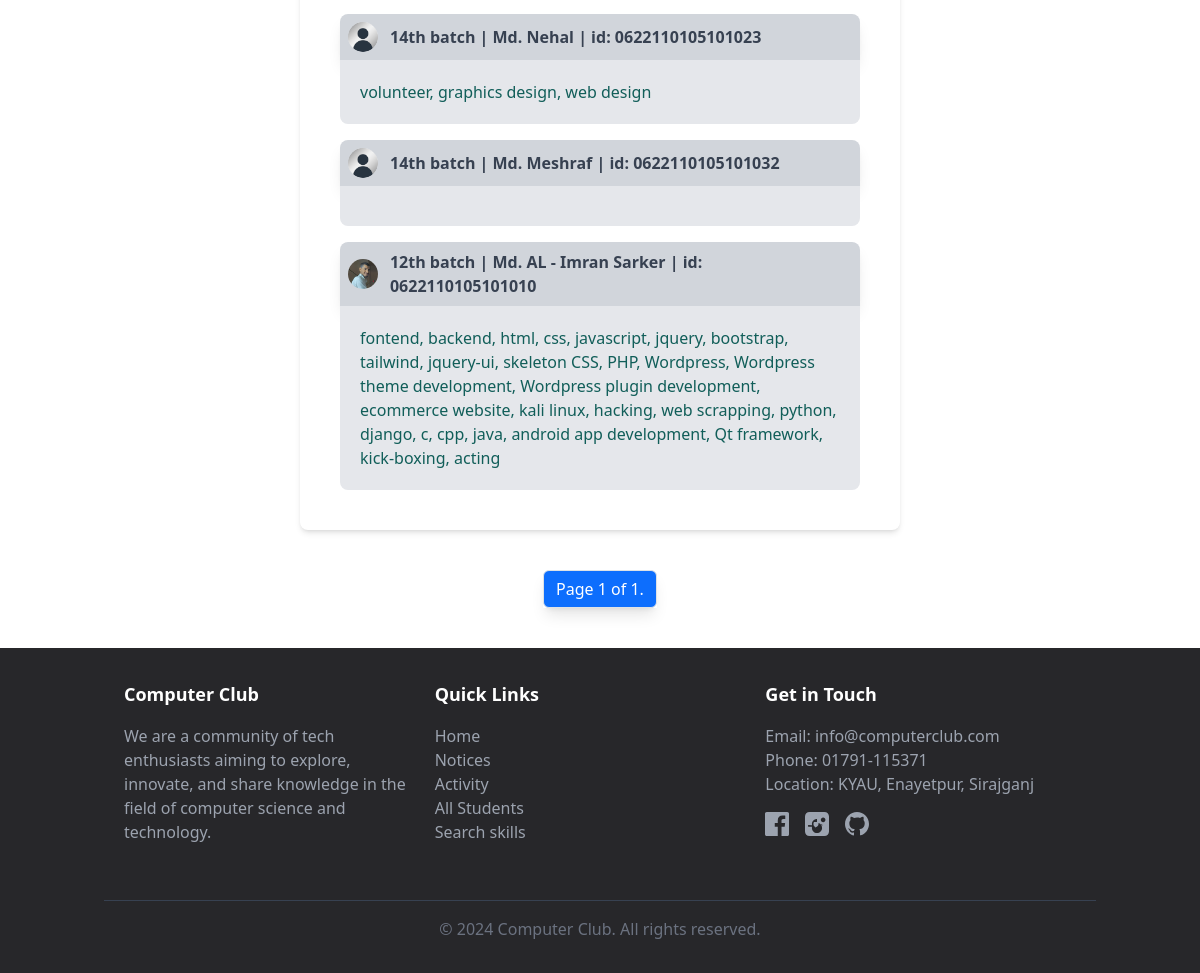
Page /students/search_skills/ (lower part) on the earlier database version.
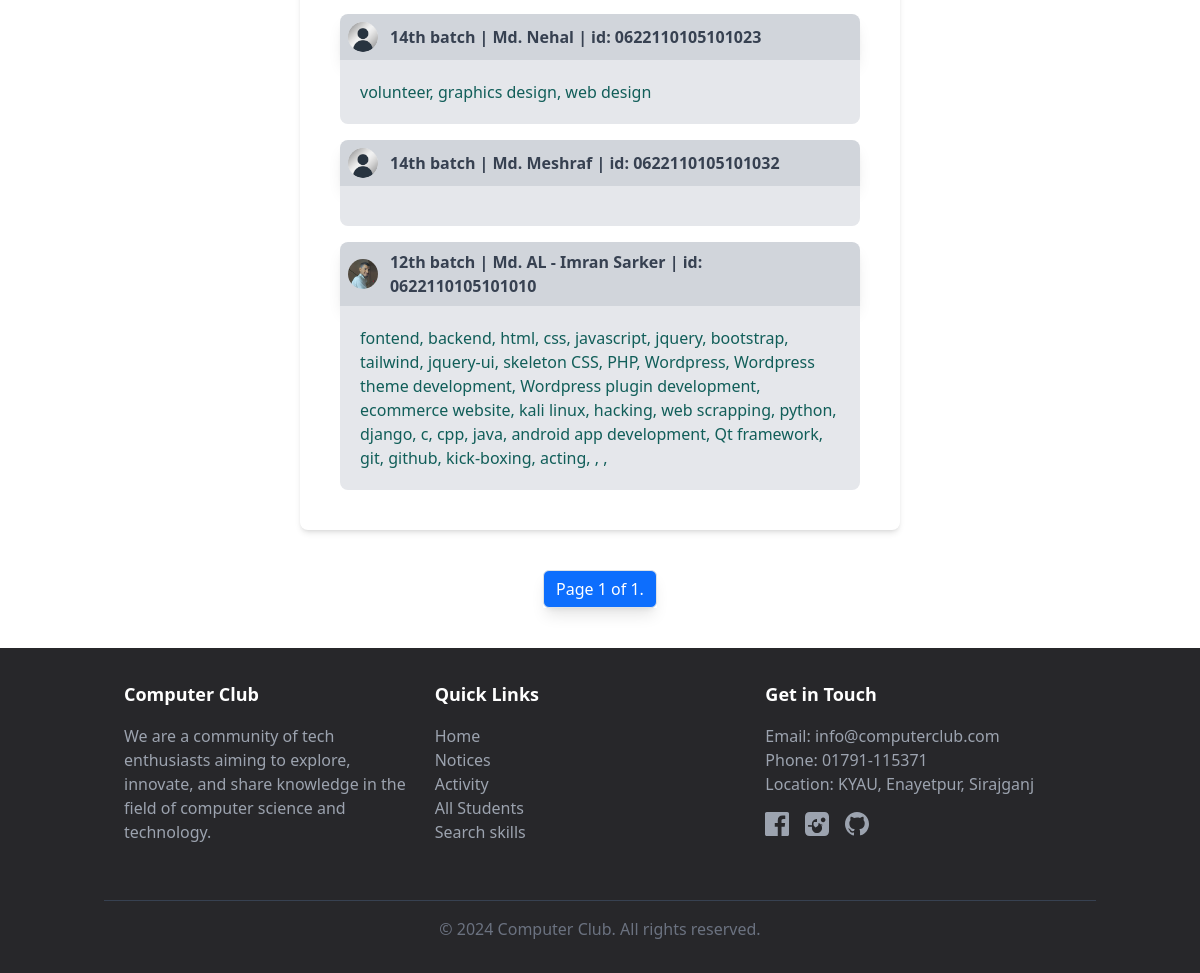
Same page on the later database version.
### students/models.py (models this page shows, shortened)
class Student_Model(models.Model):
    photo = models.ImageField(upload_to='students_profile_pic', blank=True, null=True)
    user = models.OneToOneField(User, related_name='profile', on_delete=models.CASCADE)
    name = models.CharField(max_length=40)
    batch = models.IntegerField(blank=True, null=True)
    std_id = models.CharField(max_length=16)
    description = models.TextField(blank=True, null=True)
    cv = models.FileField(upload_to='students_cv/', blank=True, null=True)
    skills = models.CharField(max_length=1000, blank=True, null=True)
    passion = models.CharField(max_length=1000, blank=True, null=True)
    slug = models.SlugField(unique=True)
    class Meta():
        ordering = ['-batch', 'std_id']
        verbose_name= 'Student Info'
    def __str__(self):
        return f'{self.batch}th batch | {self.name} | id: {self.std_id}'

class Thumbnail_photo(models.Model):
    profile = models.OneToOneField(Student_Model, related_name='thumbnail', on_delete=models.CASCADE)
    image = models.ImageField(upload_to='thumbnails', blank=True, null=True)
    class Meta():
        ordering = ['-pk']

### students/views.py (the view)
# urls.py: path('search_skills/', views.Search_skills.as_view(), name='search_skills'),
class Search_skills(ListView):
    model = Student_Model
    template_name = 'search_skills.html'
    context_object_name = 'students'
    paginate_by = 40
    def get_queryset(self):
        key = self.request.GET.get('skill', '')
        if key:
            return Student_Model.objects.filter(skills__icontains=key)
        return super().get_queryset()
    def get_context_data(self, **kwargs):
        context = super().get_context_data(**kwargs)
        context['search_query'] = self.request.GET.get('skill', '')
        return context

### students/templates/search_skills.html (shortened to what this page needs)
{% extends 'base.html' %}   {% load static %}
{% block main_tag_style %}
<style>
#suggestions div {
    padding: 8px;
    cursor: pointer;
}
#suggestions div:hover {
    background-color: #f3f4f6;
}
#suggestions {
    display: block !important;  /* Force it to be shown when necessary */
    position: absolute;
    width: 100%;
    background-color: white;
    border: 1px solid #ccc;
    z-index: 1000;
}
</style>
{% endblock %}
{% block body %}
<div class="md:w-1/2 md:mx-auto mx-2 my-10 md:p-10 p-2 rounded-lg shadow-md">
        {% for std in students %}
            <a href="{% url 'studentsapp:student-profile' slug=std.slug %}">
                <div class="flex align-items-center p-2 my-4 rounded-t-lg bg-gray-300 shadow-lg font-semibold text-gray-700">
                    <span class="inline-block h-[30px] w-[30px] rounded-full overflow-hidden me-3">
                        <img src="{% if std.thumbnail.image %}{{ std.thumbnail.image.url }} {% else %} {% static 'images/profile_sm.png' %} {% endif %}" alt="">
                    </span>
                    {{ std }}
                </div>
                <div class="bg-gray-200 mt-[-16px] p-5 rounded-b-lg font-medium text-teal-800" id="skills-output-{{ forloop.counter }}">{{ std.skills }}</div>
            </a>
        {% empty %}
            <div class="p-2 my-4 rounded-t-lg bg-gray-200 shadow-lg font-medium text-lg text-red-500 text-center">No match found.</div>
        {% endfor %}
</div>
<nav class="my-10">
    <ul class="pagination w-fit mx-auto shadow-lg">
        <li class="page-item">
            <a class="page-link text-bg-primary" href="#">Page {{ page_obj.number }} of {{ paginator.num_pages }}.</a>
        </li>
    </ul>
</nav>
{% endblock %}

Differences in the rows shown:
changed Student_Model "12th batch | Md. AL - Imran Sarker | id: 0622110105101010": skills "…app development, Qt framework, kick-boxing, acting" → "…app development, Qt framework, git, github, kick-boxing, acting, , ,"
